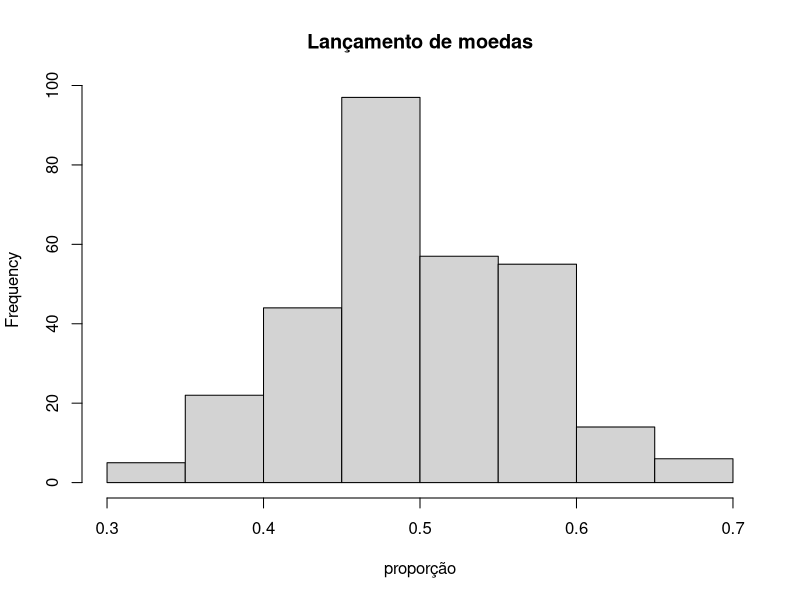

Reproduce this figure in R.
## ---- chunk 1
    
histograma <- function(numeros, xlab = "proporção", titulo = paste("Lançamento de moedas"), ...) {
  hist(numeros, xlab = xlab, main = titulo)
}



######Lançamento 1 moeda:

moeda <- function(p){
  x <- runif(1)
  if (x < p){
      1
  }else{
      0
  }
}

######Lançamento n moedas:

moedas <- function(p, n = 1){
  for (i in 1:n){
    print(paste(i, ' - ', moeda(p)))
  }
}

######pegando Proporção das moedas:
 
proporcao <- function(p, n = 1){
  valores <- numeric(length(n))  
  prop = 0
  for (i in 1:n){
    valores[i] <- moeda(p)  
  }
  return(sum(valores / n))
}

######Fazendo a simulação, rodando n moedas, k vezes com probabilidade P:

simulacao <- function(k, n, p){
  proporcoes <- numeric(length(k))
  for (i in 1:k){
    proporcoes[i] <- proporcao(p, n)
  }
  return(proporcoes)
}

valores <- simulacao(300, 50, 0.5)
summary(valores)
histograma(valores, breaks = 50, col = 3 )

